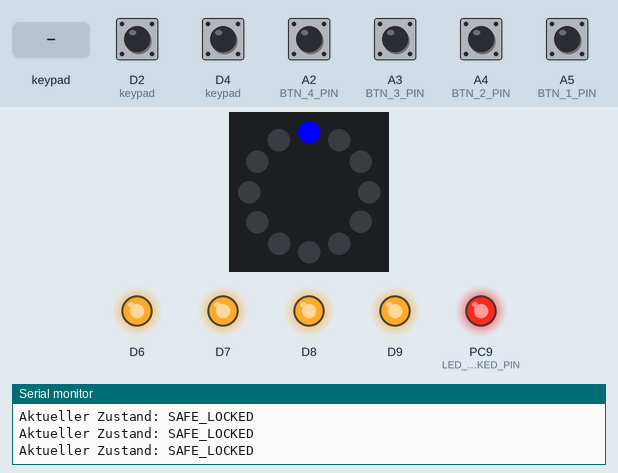
Bench run of a program on a simulated STM32 Nucleo. On the bench: 12 RGB LEDs in a ring, first at the top, clockwise, output pins drawn as LEDs (lit = HIGH), the last lines printed to the serial monitor. Wiring (inferred from the names in the program): 3×3 keypad with keys 1 2 3 4 5 6 7 8 9 (labels assumed): rows PC5, PC6, PC8; columns D2, D4, PC4. The inputs (shaded band) are chosen by the test bench; at power-on: D2 (keypad), D4 (keypad) HIGH, A2 (BTN_4_PIN), A3 (BTN_3_PIN), A4 (BTN_2_PIN), A5 (BTN_1_PIN) LOW. Dim RGB values are drawn brighter than linear; pins used as bus, display or sensor lines are not drawn.

Above: at 1.2 s.
1.3 s: keypad keys 1 3 9 7 pressed 0.4 s apart
At 2.9 s:
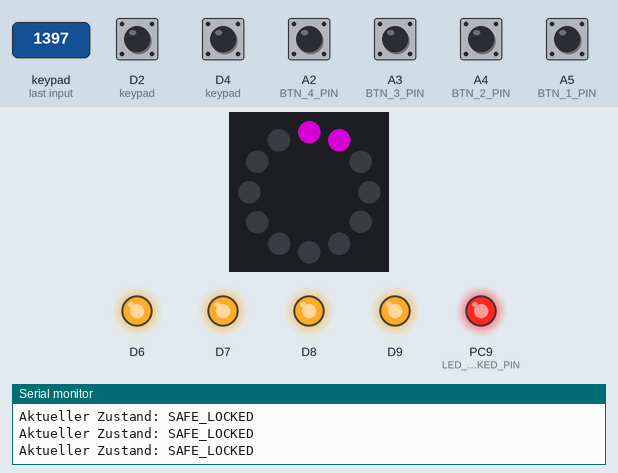
4.4 s: A2 (BTN_4_PIN) pulled HIGH for 1 s
At 4.8 s:
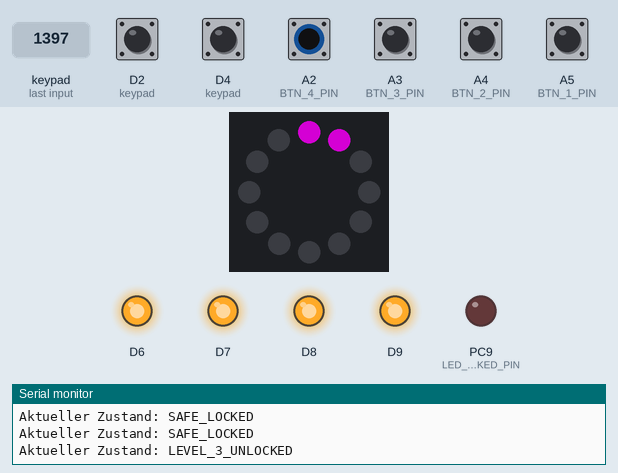
Timing chart, 0 to 7.4 s (numbered marks = the images above; inputs shaded):
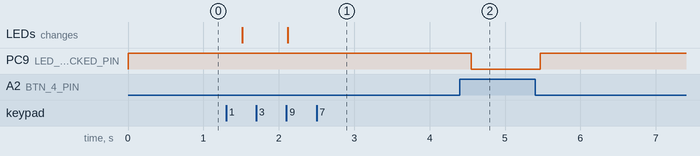

The program:

main.cpp
```cpp
#include <Arduino.h>
#include "state_machine.h"
#include "keypad.h"
#include "rotary_encoder.h"
#include "pin_defs.h"
#include "ledring.h"


void led_setup();
void button_setup();
void check_buttons();
void check_states();

void setup()
{
  led_setup();
  button_setup();
  setup_encoder(RE_PIN_A, RE_PIN_B, RE_SW);
  keypad_setup_pins();
  led_ring_setup();
  Serial.begin(115200);
}

int32_t last_encoder_state = 0;

void loop()
{
  check_buttons();
  check_states();
  // Serial.printf("Counter: %d \n", counter);
  if (Serial.available()){
    uint8_t buf = Serial.read();
    if (buf == '1') {
      state_machine(INPUT_1_ACCEPTED);
    }
    if (buf == '2'){
      state_machine(INPUT_2_ACCEPTED);
    }
    if (buf == '3'){
      state_machine(INPUT_REFUSED);
    }
    //  ...
    // Serial.printf("Received: %d\n", buf);
  }

  int32_t encoder_state = get_encoder_state();
  if (encoder_state != last_encoder_state) {
    Serial.printf("Encoder state: %d \n", encoder_state);
    last_encoder_state = encoder_state;
  }


  //LED-Band code
  selectedNumber = get_encoder_state();
  verbindung(selectedNumber);
  arrayVergleich();
  SWButtonPress(btn_state, btn_counter);
  debugState();


}

void led_setup()
{
  // Define all leds as output
  pinMode(LED_RED_LOCKED_PIN, OUTPUT);
  pinMode(LED_GREEN_LOCK_1_PIN, OUTPUT);
  pinMode(LED_GREEN_LOCK_2_PIN, OUTPUT);
  pinMode(LED_GREEN_LOCK_3_PIN, OUTPUT);
}

void button_setup()
{
  // Define all buttons as input. PULLUPs are used external
  pinMode(BTN_1_PIN, INPUT);
  pinMode(BTN_2_PIN, INPUT);
  pinMode(BTN_3_PIN, INPUT);
  pinMode(BTN_4_PIN, INPUT);
}


void check_buttons()
{
  if (LOW == digitalRead(BTN_1_PIN))
  {
    state_machine(INPUT_1_ACCEPTED);
  }

  if (LOW == digitalRead(BTN_2_PIN))
  {
    state_machine(INPUT_2_ACCEPTED);
  }

  if (LOW == digitalRead(BTN_3_PIN))
  {
    state_machine(INPUT_3_ACCEPTED);
  }

  if (LOW == digitalRead(BTN_4_PIN))
  {
    state_machine(INPUT_REFUSED);
    state_machine(OPEN_DOOR);
    state_machine(CLOSE_DOOR);
  }
}

void check_states()
{
  switch (state)
  {
  case SAFE_LOCKED:
    digitalWrite(LED_RED_LOCKED_PIN, HIGH);
    digitalWrite(LED_GREEN_LOCK_1_PIN, LOW);
    digitalWrite(LED_GREEN_LOCK_2_PIN, LOW);
    digitalWrite(LED_GREEN_LOCK_3_PIN, LOW);
    break;
  case LEVEL_1_UNLOCKED:
    digitalWrite(LED_RED_LOCKED_PIN, LOW);
    digitalWrite(LED_GREEN_LOCK_1_PIN, HIGH);
    digitalWrite(LED_GREEN_LOCK_2_PIN, LOW);
    digitalWrite(LED_GREEN_LOCK_3_PIN, LOW);

    if (char key = get_key())
    {
      Serial.printf("Keypad Key: %c \n", key);
    }
    break;
  case LEVEL_2_UNLOCKED:
    digitalWrite(LED_RED_LOCKED_PIN, LOW);
    digitalWrite(LED_GREEN_LOCK_1_PIN, HIGH);
    digitalWrite(LED_GREEN_LOCK_2_PIN, HIGH);
    digitalWrite(LED_GREEN_LOCK_3_PIN, LOW);
    break;
  case LEVEL_3_UNLOCKED:
    digitalWrite(LED_RED_LOCKED_PIN, LOW);
    digitalWrite(LED_GREEN_LOCK_1_PIN, HIGH);
    digitalWrite(LED_GREEN_LOCK_2_PIN, HIGH);
    digitalWrite(LED_GREEN_LOCK_3_PIN, HIGH);
    break;
  default:
    break;
  }
}
```

ledring.h
```cpp
#ifndef LEDRING_H
#define LEDRING_H

#include <inttypes.h>
#include "Arduino.h"
#include "pin_defs.h"
#include <iostream>
#include <algorithm>
#include <Adafruit_NeoPixel.h>
#include "rotary_encoder.h"

// Deklariere die Variablen als extern, damit sie in main.cpp verwendet werden können
extern uint32_t btn_state;
extern int btn_counter;
extern int selectedNumber;
extern int eingabeArrayMain[12];  // Platz für 12 LEDs
extern int eingabeArrayMainIndex;
extern int vorgabeCodeArrayMain[3];

// Prototypen der Funktionen
void led_ring_setup();
void verbindung(int selectedNumber);
void arrayVergleich();
void setLEDColorAusgabe(int pixel, int red, int green, int blue);
void clearLEDs();
void debugState();


#endif //LEDRING_H 
```

pin_defs.h
```cpp
#ifndef PIN_DEFS_H
#define PIN_DEFS_H

// Pins for status LEDs
#define LED_RED_LOCKED_PIN PC9
#define LED_GREEN_LOCK_1_PIN PC8
#define LED_GREEN_LOCK_2_PIN PC6
#define LED_GREEN_LOCK_3_PIN PC5

// Pins for Testing buttons
#define BTN_1_PIN PC0
#define BTN_2_PIN PC1
#define BTN_3_PIN PB0
#define BTN_4_PIN PA4

// Pins for the Rotary Encoder
#define RE_PIN_A PB5
#define RE_PIN_B PA10
#define RE_SW PC4

// Pins for Keypad
#define KEYPAD_ROW_1 PA5
#define KEYPAD_ROW_2 PA6
#define KEYPAD_ROW_3 PA7
#define KEYPAD_ROW_4 PB6

#define KEYPAD_COL_1 PC7
#define KEYPAD_COL_2 PA9
#define KEYPAD_COL_3 PA8
#define KEYPAD_COL_4 PB10

// Pin for the LED-Ring

#define LEDBandIN PC10


#endif //PIN_DEFS_H
```

rotary_encoder.h
```cpp
#ifndef RE_H
#define RE_H

#include <inttypes.h>
#define BTN_PRESSED 1
#define BTN_NOT_PRESSED 0
void setup_encoder(uint8_t pinA, uint8_t pinB, uint8_t pinSW);
int32_t get_encoder_state();
void set_encoder_state(int32_t value);
void SWButtonPress(uint32_t &btn_state, int &btn_counter);

#endif // RE_H
```

state_machine.h
```cpp
#ifndef STATE_MACHINE_H
#define STATE_MACHINE_H

typedef enum
{
  SAFE_LOCKED,
  LEVEL_1_UNLOCKED,
  LEVEL_2_UNLOCKED,
  LEVEL_3_UNLOCKED,
  SAFE_OPEN,
} State_t;

typedef enum
{
  INPUT_1_ACCEPTED,
  INPUT_2_ACCEPTED,
  INPUT_3_ACCEPTED,
  INPUT_REFUSED,
  OPEN_DOOR,
  CLOSE_DOOR,
} Event_t;

extern State_t state;

void state_machine(Event_t event);

#endif  // STATE_MACHINE_H
```

ledring.cpp
```cpp
#include "ledring.h"
#include "state_machine.h"

// LED-Ring Setup
Adafruit_NeoPixel strip = Adafruit_NeoPixel(12, LEDBandIN, NEO_GRB + NEO_KHZ800);

// Variablen für die Eingabe
uint32_t btn_state = BTN_NOT_PRESSED;
int btn_counter = 0;
int selectedNumber = 0;
int eingabeArrayMain[12];  // Platz für 12 LEDs
int eingabeArrayMainIndex = 0;
int vorgabeCodeArrayMain[3] = {3, 11, 7};  // Vorgabecode
bool ledsAngezeigt[12] = {false};  // Speichert, ob eine LED bereits aktiviert wurde
int currentSelection = -1;  // Speichert die aktuelle Auswahl

// Debug-Funktion zur Anzeige des aktuellen Zustands
void debugState() {
    Serial.print("Aktueller Zustand: ");
    switch (state) {
        case SAFE_LOCKED:
            Serial.println("SAFE_LOCKED");
            break;
        case LEVEL_1_UNLOCKED:
            Serial.println("LEVEL_1_UNLOCKED");
            break;
        case LEVEL_2_UNLOCKED:
            Serial.println("LEVEL_2_UNLOCKED");
            break;
        case LEVEL_3_UNLOCKED:
            Serial.println("LEVEL_3_UNLOCKED");
            break;
        case SAFE_OPEN:
            Serial.println("SAFE_OPEN");
            break;
        default:
            Serial.println("Unbekannter Zustand");
            break;
    }
}

void led_ring_setup() {
    pinMode(LEDBandIN, OUTPUT);
    strip.begin();
    strip.show();
    Serial.begin(9600);  // Serielles Debugging starten
}

// LED-Farben setzen
void setLEDColorAusgabe(int pixel, int red, int green, int blue) {
    strip.setPixelColor(pixel, strip.Color(red, green, blue));
    strip.show();
}

// Alle LEDs löschen
void clearLEDs() {
    for (int i = 0; i < strip.numPixels(); i++) {
        strip.setPixelColor(i, strip.Color(0, 0, 0));
    }
    strip.show();
    std::fill(std::begin(ledsAngezeigt), std::end(ledsAngezeigt), false);  // Reset der LED-Anzeige
    currentSelection = -1;  // Zurücksetzen der aktuellen Auswahl
}

// Reset des Eingabe-Arrays
void resetEingabeArray() {
    std::fill(std::begin(eingabeArrayMain), std::end(eingabeArrayMain), 0);
    eingabeArrayMainIndex = 0;
    clearLEDs();  // LEDs auch zurücksetzen
}

// Funktion zur Verarbeitung der Eingabe und LED-Steuerung
void verbindung(int selectedNumber) {
    clearLEDs();
    int EingabePIN = -1;  // Initialisiere EingabePIN

    // Korrigiere den Modulo für negative Werte
    int positiveIndex = (selectedNumber % 12 + 12) % 12;

    // Setze die aktuelle LED auf Blau, wenn sie noch nicht ausgewählt wurde
    if (!ledsAngezeigt[positiveIndex]) {
        setLEDColorAusgabe(positiveIndex, 0, 0, 255);  // Aktuelle Auswahl in Blau
    }

   // Zeige bereits ausgewählte LEDs in Violett an
    for (int i = 0; i < 12; i++) {
        if (eingabeArrayMain[i] == 1) {  // Prüfen, ob die LED ausgewählt wurde
            setLEDColorAusgabe(i, 128, 0, 128);  // Leuchte Violett
        }
    }

    // Wenn der Knopf gedrückt wird und weniger als 3 Eingaben gemacht wurden
    if (btn_state == BTN_PRESSED && eingabeArrayMainIndex < 3) {
        int selectedIndex = (selectedNumber % 12 + 12) % 12;  // Korrigiere Modulo für negative Werte

        // Markiere die LED als ausgewählt, wenn sie noch nicht ausgewählt wurde
        // Speichere den aktuellen PIN im Array, falls noch nicht ausgewählt
        if (eingabeArrayMain[selectedIndex] == 0) {
            eingabeArrayMain[selectedIndex] = 1;  // Markiere die LED als "aktiviert"
            eingabeArrayMain[eingabeArrayMainIndex] = selectedIndex;  // Speichere den ausgewählten PIN im Array

            eingabeArrayMainIndex++;  // Index erhöhen

        }
        btn_state = BTN_NOT_PRESSED;  // Reset des Button-Status nach der Auswahl
    }

    // Stelle sicher, dass die LEDs, die ausgewählt wurden, violett bleiben
    for (int i = 0; i < 12; i++) {
        if (ledsAngezeigt[i]) {
            setLEDColorAusgabe(i, 128, 0, 128);  // Violette LEDs für alle, die ausgewählt wurden
        }
    }
}

// Funktion zum Vergleich der eingegebenen Werte mit dem vorgegebenen Code
void arrayVergleich() {
    bool isCodeCorrect = true;

    // Vergleiche den eingegebenen Code mit dem vorgegebenen Code
    for (int i = 0; i < 3; i++) {
        if (eingabeArrayMain[i] != vorgabeCodeArrayMain[i]) {
            isCodeCorrect = false;
            break;
        }
    }

    if (isCodeCorrect) {
        // Falls der Code korrekt ist, leuchten alle LEDs grün
        for (int i = 0; i < 12; i++) {
            setLEDColorAusgabe(i, 0, 255, 0);  // Leuchte Grün
        }

        // Event in der State Machine auslösen
        state_machine(INPUT_1_ACCEPTED);

        // Aktuellen Zustand für Debug-Zwecke anzeigen
        debugState();

        // 10 Sekunden Verzögerung
        delay(10000);

        // Reset für die nächste Eingabe
        resetEingabeArray();
    } else if (eingabeArrayMainIndex >= 3) {
        // Falls der Code falsch ist, leuchten alle LEDs rot
        for (int i = 0; i < 12; i++) {
            setLEDColorAusgabe(i, 255, 0, 0);  // Leuchte Rot
        }

        // Event in der State Machine auslösen
        state_machine(INPUT_REFUSED);

        // Aktuellen Zustand für Debug-Zwecke anzeigen
        debugState();

        // 10 Sekunden Verzögerung
        delay(10000);

        // Reset für die nächste Eingabe
        resetEingabeArray();
    }
}
```

rotary_encocer.cpp
```cpp
#include "rotary_encoder.h"
#include "Arduino.h"

typedef enum {
    NONE = 0,
    CLOCKWISE = 1,
    COUNTERCLOCKWISE = -1,
} RotationDirection_t;

uint8_t encoder_pinA = 0;
uint8_t encoder_pinB = 0;
uint8_t encoder_pinSW = 1;


volatile int32_t counter = 0;
volatile uint8_t prevState = 0;  // Store previous state (00, 01, 10, 11)

volatile int32_t stepCounter = 0;  // Additional step counter
int stepsPerUpdate = 2;  // Number of steps before updating the main counter

// State table for transitions
RotationDirection_t lookupTable[4][4] = {
    // Previous states: 00, 01, 10, 11
    {NONE, CLOCKWISE, COUNTERCLOCKWISE, NONE},  // Current state is 00
    {COUNTERCLOCKWISE, NONE, NONE, CLOCKWISE},  // Current state is 01
    {CLOCKWISE, NONE, NONE, COUNTERCLOCKWISE},  // Current state is 10
    {NONE, COUNTERCLOCKWISE, CLOCKWISE, NONE}   // Current state is 11
};

void isr_re(void);

void setup_encoder(uint8_t pinA, uint8_t pinB, uint8_t pinSW)
{
    encoder_pinA = pinA;
    encoder_pinB = pinB;
    encoder_pinSW = pinSW;
    pinMode(pinA, INPUT_PULLUP);
    pinMode(pinB, INPUT_PULLUP);
    pinMode(pinSW, INPUT_PULLUP);

    // attachInterrupt(pinA, isr_re, RISING); // Detect high->low and low->high edge
    attachInterrupt(pinA, isr_re, CHANGE);
    attachInterrupt(pinB, isr_re, CHANGE);
}

/// @brief get the current state of the encoder's counter.
/// @return the current counter value.
int32_t get_encoder_state()
{
    return counter;
}

/// @brief set the encoder state to a new value.
/// @param value an int32_t value
void set_encoder_state(int32_t value)
{
    counter = value;
}

void isr_re()
{
    // Read current state of Channel A and B
    bool state_pinA = digitalRead(encoder_pinA);
    bool state_pinB = digitalRead(encoder_pinB);

    // Combine the two channels into a 2-bit value (00, 01, 10, 11)
    uint8_t state = (state_pinA << 1) | state_pinB;

    // Determine rotation direction based on the lookup table
    RotationDirection_t direction = lookupTable[prevState][state];

    // Increment or decrement step counter based on rotation direction
    if (direction == CLOCKWISE) {
        stepCounter++;
    } else if (direction == COUNTERCLOCKWISE) {
        stepCounter--;
    }

    // Only update the main counter when the step counter reaches the threshold
    if (abs(stepCounter) >= stepsPerUpdate) {
        if (stepCounter > 0) {
            counter--;
        } else if (stepCounter < 0) {
            counter++;
        }
        stepCounter = 0;  // Reset step counter after updating
    }

    prevState = state;
}

void SWButtonPress(uint32_t &btn_state, int &btn_counter) {
    if (digitalRead(encoder_pinSW) == 0) {
        if (btn_state == BTN_NOT_PRESSED) {
            btn_state = BTN_PRESSED;
            delay(150); // Debounce
            btn_counter++;
        }
    } else {
        delay(150);
        btn_state = BTN_NOT_PRESSED;
    }
}
```

state_machine.cpp
```cpp
#include "state_machine.h"

// globale Variablen
State_t state = SAFE_LOCKED;

void state_machine(Event_t event)
{
  switch (state)
  {
  case SAFE_LOCKED:
    if (INPUT_1_ACCEPTED == event)
    {
      state = LEVEL_1_UNLOCKED;
    }
    break;
  case LEVEL_1_UNLOCKED:
    if (INPUT_2_ACCEPTED == event)
    {
      state = LEVEL_2_UNLOCKED;
    }
    else if (INPUT_REFUSED == event)
    {
      state = SAFE_LOCKED;
    }
    break;
  case LEVEL_2_UNLOCKED:
    if (INPUT_3_ACCEPTED == event)
    {
      state = LEVEL_3_UNLOCKED;
    }
    else if (INPUT_REFUSED == event)
    {
      state = SAFE_LOCKED;
    }
    break;
  case LEVEL_3_UNLOCKED:
    if (OPEN_DOOR == event)
    {
      state = SAFE_OPEN;
    }
    break;
  case SAFE_OPEN:
    if (CLOSE_DOOR == event)
    {
      state = SAFE_LOCKED;
    }
    break;
  }
}
```

keypad.h
```cpp
#ifndef KEYPAD_H
#define KEYPAD_H

#include <inttypes.h>
#include "Arduino.h"
#include "pin_defs.h"

#define ROWS_NUM 4
#define COLS_NUM 4

#define DEBOUNCE_TIME 10
const char NO_KEY = '\0';

// Define the keymap
const char keymap[ROWS_NUM][COLS_NUM] = {
  {'1', '2', '3', 'A'},
  {'4', '5', '6', 'B'},
  {'7', '8', '9', 'C'},
  {'*', '0', '#', 'D'}
};

const int row_pins[ROWS_NUM] = {KEYPAD_ROW_1, KEYPAD_ROW_2, KEYPAD_ROW_3, KEYPAD_ROW_4};
const int col_pins[COLS_NUM] = {KEYPAD_COL_1, KEYPAD_COL_2, KEYPAD_COL_3, KEYPAD_COL_4};

void keypad_setup_pins();
uint8_t read_keys();
char map_key(uint8_t key);
char get_key();

#endif // KEYPAD_H
```

keypad.cpp
```cpp
#include "keypad.h"
uint64_t last_reading_time = 0;
uint8_t last_key = 0;

void keypad_setup_pins()
{
    // init all col pins as OUTPUT and set to HIGH.
    for (uint8_t c = 0; c < COLS_NUM; c++)
    {
        pinMode(col_pins[c], OUTPUT);
        digitalWrite(col_pins[c], HIGH);
    }

    // init all row pins as INPUT with a internal PULLUP
    for (uint8_t r = 0; r < ROWS_NUM; r++)
    {
        pinMode(row_pins[r], INPUT_PULLUP);
    }
}

char get_key()
{
    char key = NO_KEY;
    if ((millis() - last_reading_time) > DEBOUNCE_TIME)
    {
        uint8_t current_key = read_keys();
        if (last_key != current_key)
        {
            key = map_key(current_key);
            last_key = current_key;
        }
        last_reading_time = millis();
    }

    return key;
}

// returns a value between 0 and 16
uint8_t read_keys()
{
    uint8_t key = 0;
    for (uint8_t c = 0; c < COLS_NUM; c++)
    {
        digitalWrite(col_pins[c], LOW);

        for (uint8_t r = 0; r < ROWS_NUM; r++)
        {
            if (LOW == digitalRead(row_pins[r]))
            {
                key = (c + 1) + (4 * r);
            }
        }

        digitalWrite(col_pins[c], HIGH);
    }
    return key;
}

char map_key(uint8_t key)
{
    if(key >= 1 and key <=16){
        key--;  // to get a range from 0 to 15
        uint8_t row = key / 4;
        uint8_t col = key % 4; // Modulo operator gibt REST zurück bei Division durch 4.
        return keymap[row][col];
    }
    return NO_KEY;
}
```

Measured:
- after the input at 1.3 s, the LEDs: first change after 0.21 s (image 1 shows a later state)
- after the input at 4.4 s, PC9 (LED_RED_LOCKED_PIN): HIGH → LOW after 0.15 s, → HIGH 0.91 s later
